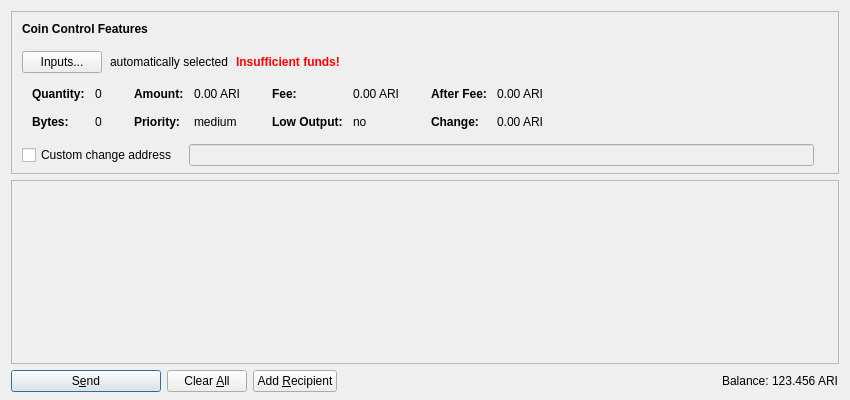
<?xml version="1.0" encoding="UTF-8"?>
<ui version="4.0">
 <class>SendCoinsDialog</class>
 <widget class="QDialog" name="SendCoinsDialog">
  <property name="geometry">
   <rect>
    <x>0</x>
    <y>0</y>
    <width>850</width>
    <height>400</height>
   </rect>
  </property>
  <property name="windowTitle">
   <string>Send Coins</string>
  </property>
  <layout class="QVBoxLayout" name="verticalLayout" stretch="0,1,0">
   <property name="bottomMargin">
    <number>8</number>
   </property>
   <item>
    <widget class="QFrame" name="frameCoinControl">
     <property name="sizePolicy">
      <sizepolicy hsizetype="Expanding" vsizetype="Expanding">
       <horstretch>0</horstretch>
       <verstretch>0</verstretch>
      </sizepolicy>
     </property>
     <property name="maximumSize">
      <size>
       <width>16777215</width>
       <height>16777215</height>
      </size>
     </property>
     <property name="frameShape">
      <enum>QFrame::StyledPanel</enum>
     </property>
     <property name="frameShadow">
      <enum>QFrame::Sunken</enum>
     </property>
     <layout class="QVBoxLayout" name="verticalLayoutCoinControl2">
      <property name="spacing">
       <number>0</number>
      </property>
      <property name="leftMargin">
       <number>0</number>
      </property>
      <property name="topMargin">
       <number>0</number>
      </property>
      <property name="rightMargin">
       <number>0</number>
      </property>
      <property name="bottomMargin">
       <number>6</number>
      </property>
      <item>
       <layout class="QVBoxLayout" name="verticalLayoutCoinControl" stretch="0,0,0,0,1">
        <property name="spacing">
         <number>0</number>
        </property>
        <property name="leftMargin">
         <number>10</number>
        </property>
        <property name="topMargin">
         <number>10</number>
        </property>
        <item>
         <layout class="QHBoxLayout" name="horizontalLayoutCoinControl1">
          <property name="bottomMargin">
           <number>15</number>
          </property>
          <item>
           <widget class="QLabel" name="labelCoinControlFeatures">
            <property name="sizePolicy">
             <sizepolicy hsizetype="Preferred" vsizetype="Maximum">
              <horstretch>0</horstretch>
              <verstretch>0</verstretch>
             </sizepolicy>
            </property>
            <property name="font">
             <font>
              <weight>75</weight>
              <bold>true</bold>
             </font>
            </property>
            <property name="styleSheet">
             <string notr="true">font-weight:bold;</string>
            </property>
            <property name="text">
             <string>Coin Control Features</string>
            </property>
           </widget>
          </item>
         </layout>
        </item>
        <item>
         <layout class="QHBoxLayout" name="horizontalLayoutCoinControl2" stretch="0,0,0,0">
          <property name="spacing">
           <number>8</number>
          </property>
          <property name="bottomMargin">
           <number>10</number>
          </property>
          <item>
           <widget class="QPushButton" name="pushButtonCoinControl">
            <property name="styleSheet">
             <string notr="true"/>
            </property>
            <property name="text">
             <string>Inputs...</string>
            </property>
           </widget>
          </item>
          <item>
           <widget class="QLabel" name="labelCoinControlAutomaticallySelected">
            <property name="text">
             <string>automatically selected</string>
            </property>
            <property name="margin">
             <number>5</number>
            </property>
           </widget>
          </item>
          <item>
           <widget class="QLabel" name="labelCoinControlInsuffFunds">
            <property name="font">
             <font>
              <weight>75</weight>
              <bold>true</bold>
             </font>
            </property>
            <property name="styleSheet">
             <string notr="true">color:red;font-weight:bold;</string>
            </property>
            <property name="text">
             <string>Insufficient funds!</string>
            </property>
            <property name="margin">
             <number>5</number>
            </property>
           </widget>
          </item>
          <item>
           <spacer name="horizontalSpacerCoinControl">
            <property name="orientation">
             <enum>Qt::Horizontal</enum>
            </property>
            <property name="sizeHint" stdset="0">
             <size>
              <width>40</width>
              <height>1</height>
             </size>
            </property>
           </spacer>
          </item>
         </layout>
        </item>
        <item>
         <widget class="QWidget" name="widgetCoinControl" native="true">
          <property name="sizePolicy">
           <sizepolicy hsizetype="Preferred" vsizetype="Preferred">
            <horstretch>0</horstretch>
            <verstretch>0</verstretch>
           </sizepolicy>
          </property>
          <property name="minimumSize">
           <size>
            <width>0</width>
            <height>0</height>
           </size>
          </property>
          <property name="styleSheet">
           <string notr="true"/>
          </property>
          <layout class="QHBoxLayout" name="horizontalLayoutCoinControl5">
           <property name="leftMargin">
            <number>0</number>
           </property>
           <property name="topMargin">
            <number>0</number>
           </property>
           <property name="rightMargin">
            <number>0</number>
           </property>
           <property name="bottomMargin">
            <number>0</number>
           </property>
           <item>
            <layout class="QHBoxLayout" name="horizontalLayoutCoinControl3" stretch="0,0,0,1">
             <property name="spacing">
              <number>20</number>
             </property>
             <property name="topMargin">
              <number>0</number>
             </property>
             <property name="bottomMargin">
              <number>10</number>
             </property>
             <item>
              <layout class="QFormLayout" name="formLayoutCoinControl1">
               <property name="horizontalSpacing">
                <number>10</number>
               </property>
               <property name="verticalSpacing">
                <number>14</number>
               </property>
               <property name="leftMargin">
                <number>10</number>
               </property>
               <property name="topMargin">
                <number>4</number>
               </property>
               <property name="rightMargin">
                <number>6</number>
               </property>
               <item row="0" column="0">
                <widget class="QLabel" name="labelCoinControlQuantityText">
                 <property name="font">
                  <font>
                   <weight>75</weight>
                   <bold>true</bold>
                  </font>
                 </property>
                 <property name="text">
                  <string>Quantity:</string>
                 </property>
                 <property name="margin">
                  <number>0</number>
                 </property>
                </widget>
               </item>
               <item row="0" column="1">
                <widget class="QLabel" name="labelCoinControlQuantity">
                 <property name="cursor">
                  <cursorShape>IBeamCursor</cursorShape>
                 </property>
                 <property name="contextMenuPolicy">
                  <enum>Qt::ActionsContextMenu</enum>
                 </property>
                 <property name="text">
                  <string notr="true">0</string>
                 </property>
                 <property name="margin">
                  <number>0</number>
                 </property>
                 <property name="textInteractionFlags">
                  <set>Qt::LinksAccessibleByMouse|Qt::TextSelectableByKeyboard|Qt::TextSelectableByMouse</set>
                 </property>
                </widget>
               </item>
               <item row="1" column="0">
                <widget class="QLabel" name="labelCoinControlBytesText">
                 <property name="font">
                  <font>
                   <weight>75</weight>
                   <bold>true</bold>
                  </font>
                 </property>
                 <property name="text">
                  <string>Bytes:</string>
                 </property>
                </widget>
               </item>
               <item row="1" column="1">
                <widget class="QLabel" name="labelCoinControlBytes">
                 <property name="cursor">
                  <cursorShape>IBeamCursor</cursorShape>
                 </property>
                 <property name="contextMenuPolicy">
                  <enum>Qt::ActionsContextMenu</enum>
                 </property>
                 <property name="text">
                  <string notr="true">0</string>
                 </property>
                 <property name="textInteractionFlags">
                  <set>Qt::LinksAccessibleByMouse|Qt::TextSelectableByKeyboard|Qt::TextSelectableByMouse</set>
                 </property>
                </widget>
               </item>
              </layout>
             </item>
             <item>
              <layout class="QFormLayout" name="formLayoutCoinControl2">
               <property name="horizontalSpacing">
                <number>10</number>
               </property>
               <property name="verticalSpacing">
                <number>14</number>
               </property>
               <property name="leftMargin">
                <number>6</number>
               </property>
               <property name="topMargin">
                <number>4</number>
               </property>
               <property name="rightMargin">
                <number>6</number>
               </property>
               <item row="0" column="0">
                <widget class="QLabel" name="labelCoinControlAmountText">
                 <property name="font">
                  <font>
                   <weight>75</weight>
                   <bold>true</bold>
                  </font>
                 </property>
                 <property name="text">
                  <string>Amount:</string>
                 </property>
                 <property name="margin">
                  <number>0</number>
                 </property>
                </widget>
               </item>
               <item row="0" column="1">
                <widget class="QLabel" name="labelCoinControlAmount">
                 <property name="cursor">
                  <cursorShape>IBeamCursor</cursorShape>
                 </property>
                 <property name="contextMenuPolicy">
                  <enum>Qt::ActionsContextMenu</enum>
                 </property>
                 <property name="text">
                  <string notr="true">0.00 ARI</string>
                 </property>
                 <property name="textInteractionFlags">
                  <set>Qt::LinksAccessibleByMouse|Qt::TextSelectableByKeyboard|Qt::TextSelectableByMouse</set>
                 </property>
                </widget>
               </item>
               <item row="1" column="0">
                <widget class="QLabel" name="labelCoinControlPriorityText">
                 <property name="font">
                  <font>
                   <weight>75</weight>
                   <bold>true</bold>
                  </font>
                 </property>
                 <property name="text">
                  <string>Priority:</string>
                 </property>
                </widget>
               </item>
               <item row="1" column="1">
                <widget class="QLabel" name="labelCoinControlPriority">
                 <property name="cursor">
                  <cursorShape>IBeamCursor</cursorShape>
                 </property>
                 <property name="contextMenuPolicy">
                  <enum>Qt::ActionsContextMenu</enum>
                 </property>
                 <property name="text">
                  <string notr="true">medium</string>
                 </property>
                 <property name="textInteractionFlags">
                  <set>Qt::LinksAccessibleByMouse|Qt::TextSelectableByKeyboard|Qt::TextSelectableByMouse</set>
                 </property>
                </widget>
               </item>
              </layout>
             </item>
             <item>
              <layout class="QFormLayout" name="formLayoutCoinControl3">
               <property name="horizontalSpacing">
                <number>10</number>
               </property>
               <property name="verticalSpacing">
                <number>14</number>
               </property>
               <property name="leftMargin">
                <number>6</number>
               </property>
               <property name="topMargin">
                <number>4</number>
               </property>
               <property name="rightMargin">
                <number>6</number>
               </property>
               <item row="0" column="0">
                <widget class="QLabel" name="labelCoinControlFeeText">
                 <property name="font">
                  <font>
                   <weight>75</weight>
                   <bold>true</bold>
                  </font>
                 </property>
                 <property name="text">
                  <string>Fee:</string>
                 </property>
                 <property name="margin">
                  <number>0</number>
                 </property>
                </widget>
               </item>
               <item row="0" column="1">
                <widget class="QLabel" name="labelCoinControlFee">
                 <property name="cursor">
                  <cursorShape>IBeamCursor</cursorShape>
                 </property>
                 <property name="contextMenuPolicy">
                  <enum>Qt::ActionsContextMenu</enum>
                 </property>
                 <property name="text">
                  <string notr="true">0.00 ARI</string>
                 </property>
                 <property name="textInteractionFlags">
                  <set>Qt::LinksAccessibleByMouse|Qt::TextSelectableByKeyboard|Qt::TextSelectableByMouse</set>
                 </property>
                </widget>
               </item>
               <item row="1" column="0">
                <widget class="QLabel" name="labelCoinControlLowOutputText">
                 <property name="font">
                  <font>
                   <weight>75</weight>
                   <bold>true</bold>
                  </font>
                 </property>
                 <property name="text">
                  <string>Low Output:</string>
                 </property>
                </widget>
               </item>
               <item row="1" column="1">
                <widget class="QLabel" name="labelCoinControlLowOutput">
                 <property name="cursor">
                  <cursorShape>IBeamCursor</cursorShape>
                 </property>
                 <property name="contextMenuPolicy">
                  <enum>Qt::ActionsContextMenu</enum>
                 </property>
                 <property name="text">
                  <string notr="true">no</string>
                 </property>
                 <property name="textInteractionFlags">
                  <set>Qt::LinksAccessibleByMouse|Qt::TextSelectableByKeyboard|Qt::TextSelectableByMouse</set>
                 </property>
                </widget>
               </item>
              </layout>
             </item>
             <item>
              <layout class="QFormLayout" name="formLayoutCoinControl4">
               <property name="horizontalSpacing">
                <number>10</number>
               </property>
               <property name="verticalSpacing">
                <number>14</number>
               </property>
               <property name="leftMargin">
                <number>6</number>
               </property>
               <property name="topMargin">
                <number>4</number>
               </property>
               <property name="rightMargin">
                <number>6</number>
               </property>
               <item row="0" column="0">
                <widget class="QLabel" name="labelCoinControlAfterFeeText">
                 <property name="font">
                  <font>
                   <weight>75</weight>
                   <bold>true</bold>
                  </font>
                 </property>
                 <property name="text">
                  <string>After Fee:</string>
                 </property>
                 <property name="margin">
                  <number>0</number>
                 </property>
                </widget>
               </item>
               <item row="0" column="1">
                <widget class="QLabel" name="labelCoinControlAfterFee">
                 <property name="cursor">
                  <cursorShape>IBeamCursor</cursorShape>
                 </property>
                 <property name="contextMenuPolicy">
                  <enum>Qt::ActionsContextMenu</enum>
                 </property>
                 <property name="text">
                  <string notr="true">0.00 ARI</string>
                 </property>
                 <property name="textInteractionFlags">
                  <set>Qt::LinksAccessibleByMouse|Qt::TextSelectableByKeyboard|Qt::TextSelectableByMouse</set>
                 </property>
                </widget>
               </item>
               <item row="1" column="0">
                <widget class="QLabel" name="labelCoinControlChangeText">
                 <property name="font">
                  <font>
                   <weight>75</weight>
                   <bold>true</bold>
                  </font>
                 </property>
                 <property name="text">
                  <string>Change:</string>
                 </property>
                </widget>
               </item>
               <item row="1" column="1">
                <widget class="QLabel" name="labelCoinControlChange">
                 <property name="cursor">
                  <cursorShape>IBeamCursor</cursorShape>
                 </property>
                 <property name="contextMenuPolicy">
                  <enum>Qt::ActionsContextMenu</enum>
                 </property>
                 <property name="text">
                  <string notr="true">0.00 ARI</string>
                 </property>
                 <property name="textInteractionFlags">
                  <set>Qt::LinksAccessibleByMouse|Qt::TextSelectableByKeyboard|Qt::TextSelectableByMouse</set>
                 </property>
                </widget>
               </item>
              </layout>
             </item>
            </layout>
           </item>
          </layout>
         </widget>
        </item>
        <item>
         <layout class="QHBoxLayout" name="horizontalLayoutCoinControl4" stretch="0,0,0">
          <property name="spacing">
           <number>12</number>
          </property>
          <property name="sizeConstraint">
           <enum>QLayout::SetDefaultConstraint</enum>
          </property>
          <property name="topMargin">
           <number>5</number>
          </property>
          <property name="rightMargin">
           <number>5</number>
          </property>
          <item>
           <widget class="QCheckBox" name="checkBoxCoinControlChange">
            <property name="toolTip">
             <string>If this is activated, but the change address is empty or invalid, change will be sent to a newly generated address.</string>
            </property>
            <property name="text">
             <string>Custom change address</string>
            </property>
           </widget>
          </item>
          <item>
           <widget class="QValidatedLineEdit" name="lineEditCoinControlChange">
            <property name="enabled">
             <bool>false</bool>
            </property>
            <property name="sizePolicy">
             <sizepolicy hsizetype="Expanding" vsizetype="Fixed">
              <horstretch>0</horstretch>
              <verstretch>0</verstretch>
             </sizepolicy>
            </property>
           </widget>
          </item>
          <item>
           <widget class="QLabel" name="labelCoinControlChangeLabel">
            <property name="sizePolicy">
             <sizepolicy hsizetype="Preferred" vsizetype="Expanding">
              <horstretch>0</horstretch>
              <verstretch>0</verstretch>
             </sizepolicy>
            </property>
            <property name="minimumSize">
             <size>
              <width>0</width>
              <height>0</height>
             </size>
            </property>
            <property name="text">
             <string/>
            </property>
            <property name="margin">
             <number>3</number>
            </property>
           </widget>
          </item>
         </layout>
        </item>
        <item>
         <spacer name="verticalSpacerCoinControl">
          <property name="orientation">
           <enum>Qt::Vertical</enum>
          </property>
          <property name="sizeHint" stdset="0">
           <size>
            <width>800</width>
            <height>1</height>
           </size>
          </property>
         </spacer>
        </item>
       </layout>
      </item>
     </layout>
    </widget>
   </item>
   <item>
    <widget class="QScrollArea" name="scrollArea">
     <property name="widgetResizable">
      <bool>true</bool>
     </property>
     <widget class="QWidget" name="scrollAreaWidgetContents">
      <property name="geometry">
       <rect>
        <x>0</x>
        <y>0</y>
        <width>830</width>
        <height>178</height>
       </rect>
      </property>
      <layout class="QVBoxLayout" name="verticalLayout_2" stretch="0,1">
       <property name="leftMargin">
        <number>0</number>
       </property>
       <property name="topMargin">
        <number>0</number>
       </property>
       <property name="rightMargin">
        <number>0</number>
       </property>
       <property name="bottomMargin">
        <number>0</number>
       </property>
       <item>
        <layout class="QVBoxLayout" name="entries">
         <property name="spacing">
          <number>6</number>
         </property>
        </layout>
       </item>
       <item>
        <spacer name="verticalSpacer">
         <property name="orientation">
          <enum>Qt::Vertical</enum>
         </property>
         <property name="sizeHint" stdset="0">
          <size>
           <width>20</width>
           <height>40</height>
          </size>
         </property>
        </spacer>
       </item>
      </layout>
     </widget>
    </widget>
   </item>
   <item>
    <layout class="QHBoxLayout" name="horizontalLayout">
     <item>
      <widget class="QPushButton" name="sendButton">
       <property name="minimumSize">
        <size>
         <width>150</width>
         <height>0</height>
        </size>
       </property>
       <property name="toolTip">
        <string>Confirm the send action</string>
       </property>
       <property name="text">
        <string>S&amp;end</string>
       </property>
       <property name="icon">
        <iconset resource="../aricoin.qrc">
         <normaloff>:/icons/send</normaloff>:/icons/send</iconset>
       </property>
       <property name="default">
        <bool>true</bool>
       </property>
      </widget>
     </item>
     <item>
      <widget class="QPushButton" name="clearButton">
       <property name="sizePolicy">
        <sizepolicy hsizetype="Minimum" vsizetype="Fixed">
         <horstretch>0</horstretch>
         <verstretch>0</verstretch>
        </sizepolicy>
       </property>
       <property name="toolTip">
        <string>Clear all fields of the form.</string>
       </property>
       <property name="text">
        <string>Clear &amp;All</string>
       </property>
       <property name="icon">
        <iconset resource="../aricoin.qrc">
         <normaloff>:/icons/remove</normaloff>:/icons/remove</iconset>
       </property>
       <property name="autoRepeatDelay">
        <number>300</number>
       </property>
       <property name="autoDefault">
        <bool>false</bool>
       </property>
      </widget>
     </item>
     <item>
      <widget class="QPushButton" name="addButton">
       <property name="toolTip">
        <string>Send to multiple recipients at once</string>
       </property>
       <property name="text">
        <string>Add &amp;Recipient</string>
       </property>
       <property name="icon">
        <iconset resource="../aricoin.qrc">
         <normaloff>:/icons/add</normaloff>:/icons/add</iconset>
       </property>
       <property name="autoDefault">
        <bool>false</bool>
       </property>
      </widget>
     </item>
     <item>
      <spacer name="horizontalSpacer">
       <property name="orientation">
        <enum>Qt::Horizontal</enum>
       </property>
       <property name="sizeHint" stdset="0">
        <size>
         <width>40</width>
         <height>20</height>
        </size>
       </property>
      </spacer>
     </item>
     <item>
      <layout class="QHBoxLayout" name="horizontalLayout_2">
       <property name="spacing">
        <number>3</number>
       </property>
       <item>
        <widget class="QLabel" name="label">
         <property name="sizePolicy">
          <sizepolicy hsizetype="Preferred" vsizetype="Fixed">
           <horstretch>0</horstretch>
           <verstretch>0</verstretch>
          </sizepolicy>
         </property>
         <property name="text">
          <string>Balance:</string>
         </property>
        </widget>
       </item>
       <item>
        <widget class="QLabel" name="labelBalance">
         <property name="sizePolicy">
          <sizepolicy hsizetype="Preferred" vsizetype="Fixed">
           <horstretch>0</horstretch>
           <verstretch>0</verstretch>
          </sizepolicy>
         </property>
         <property name="cursor">
          <cursorShape>IBeamCursor</cursorShape>
         </property>
         <property name="text">
          <string notr="true">123.456 ARI</string>
         </property>
         <property name="textInteractionFlags">
          <set>Qt::LinksAccessibleByMouse|Qt::TextSelectableByKeyboard|Qt::TextSelectableByMouse</set>
         </property>
        </widget>
       </item>
      </layout>
     </item>
    </layout>
   </item>
  </layout>
 </widget>
 <customwidgets>
  <customwidget>
   <class>QValidatedLineEdit</class>
   <extends>QLineEdit</extends>
   <header>qvalidatedlineedit.h</header>
  </customwidget>
 </customwidgets>
 <resources>
  <include location="../aricoin.qrc"/>
 </resources>
 <connections/>
</ui>
